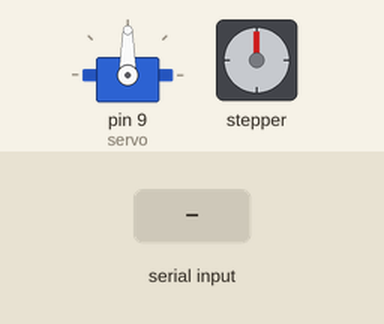
Simulated run of this sketch. Board: Arduino Uno, built with avr-gcc and run on an emulated ATmega328P. On the bench: servo, stepper motor. The test bench sets the inputs (shaded band). Stepper angles assume 200 steps per turn.

Above: at 1.2 s.
1.3 s: "90,45\n" received over Serial
At 2.86 s:
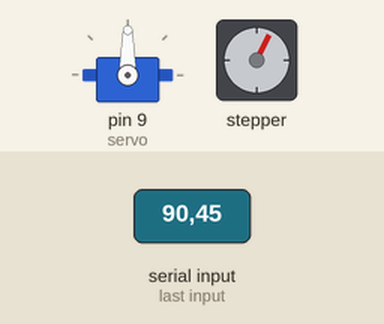
7.3 s: "30,150\n" received over Serial
At 8.53 s:
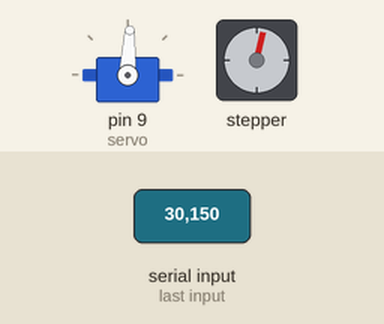
10.3 s: "90\n" received over Serial
16.3 s: "5\n" received over Serial
At 18.8 s:
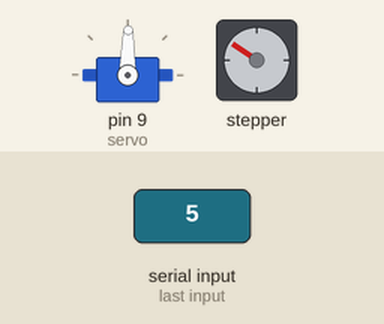
Timing chart, 0 to 20.3 s (numbered marks = the images above; inputs shaded):
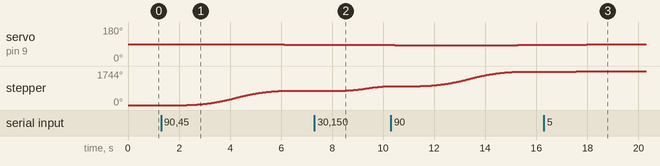

The sketch:

satp_coord_cmd.ino
```cpp
#include <Servo.h>
#include <AccelStepper.h>

#define FOV_X 78.0
#define FOV_Y 50.0
#define x_center 960
#define y_center 540
#define step_per_rev 200
#define step_angle 1.8

const float x_per_pixel = 0.0406;
const float y_per_pixel = 0.0463;
int pitch_norm = 90;
int yaw_norm = 0;

AccelStepper stepper(AccelStepper::DRIVER, 3, 2);
Servo servo;

void setup() {
  // put your setup code here, to run once:
  servo.attach(9);
  stepper.setMaxSpeed(500);
  stepper.setAcceleration(100);
  servo.write(pitch_norm);
  Serial.begin(115200);
}

void loop() {
  // put your main code here, to run repeatedly:
  if (Serial.available() > 0){
    String data = Serial.readStringUntil("\n");
    int commaIndex = data.indexOf(",");
    int x_offset = data.substring(0, commaIndex).toInt();
    int y_offset = data.substring(commaIndex + 1).toInt();

    float yaw_step = 0;
    int pitch_angle = 0;

    stepper_move(x_offset, y_offset, &yaw_step, &pitch_angle);

    stepper.move(yaw_step);
    stepper.runToPosition();

    servo.write(pitch_angle);
  }

}

void stepper_move(int x_offset,int y_offset, float *yaw_step, int *pitch_angle){
    float theta_x = x_offset * x_per_pixel;
    float theta_y = y_offset * y_per_pixel;

    *yaw_step = ((theta_x / step_angle) * step_per_rev);
    *pitch_angle = constrain((pitch_norm - theta_y), 0, 180);
}
```

Measured:
- after the input at 1.3 s, servo on pin 9 (servo): 90° → 87° after 4.8 s; stepper: turns 730° clockwise in 3.8 s, starting after 1.0 s
- after the input at 7.3 s, stepper: keeps turning clockwise at about 122°/s, starting after 1.0 s
- after the input at 16.3 s, servo on pin 9 (servo): 85° → 89° after 1.7 s; stepper: turns 40° clockwise in 0.68 s, starting after 1.0 s
